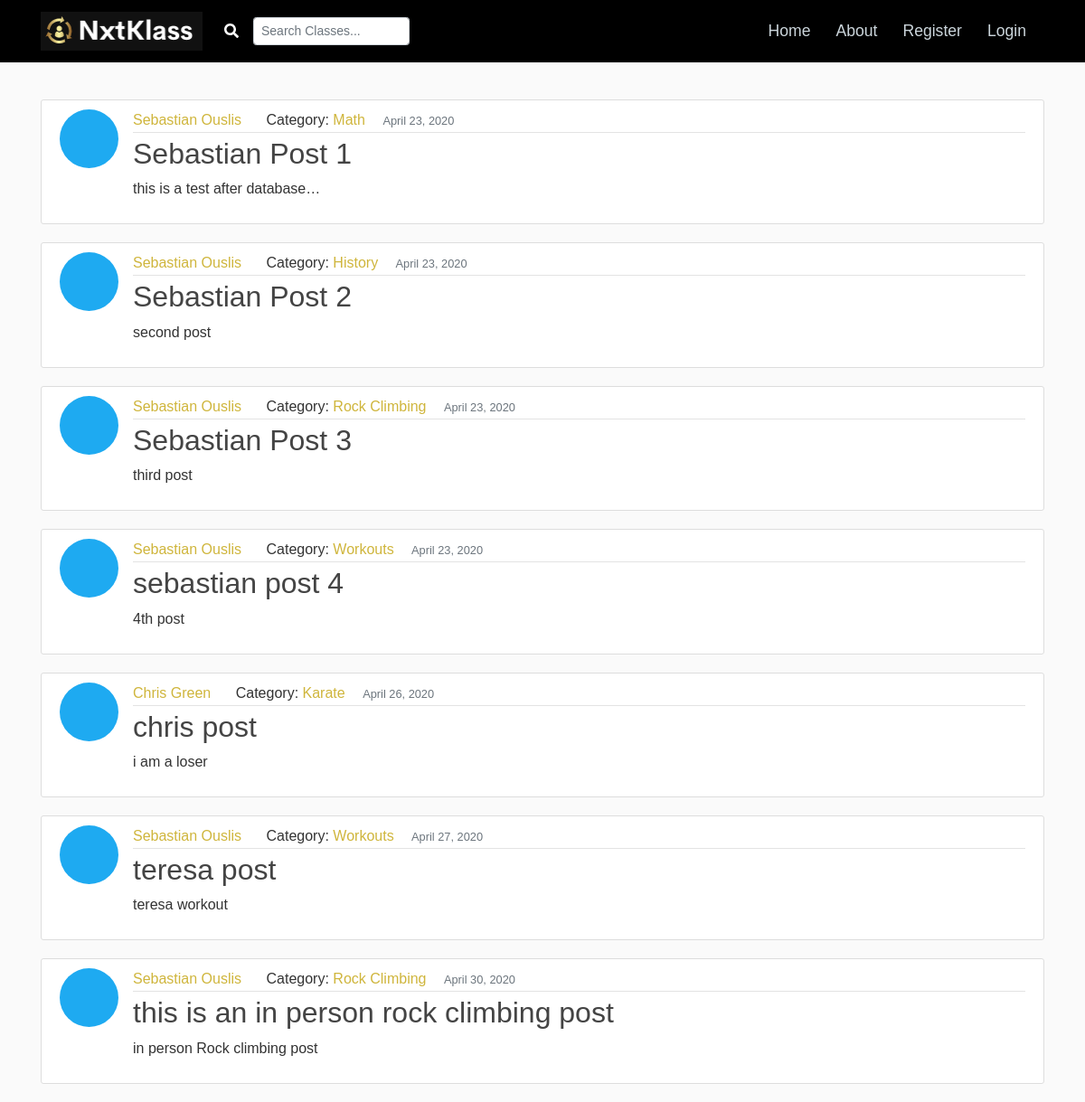
Before: / with the older database file.
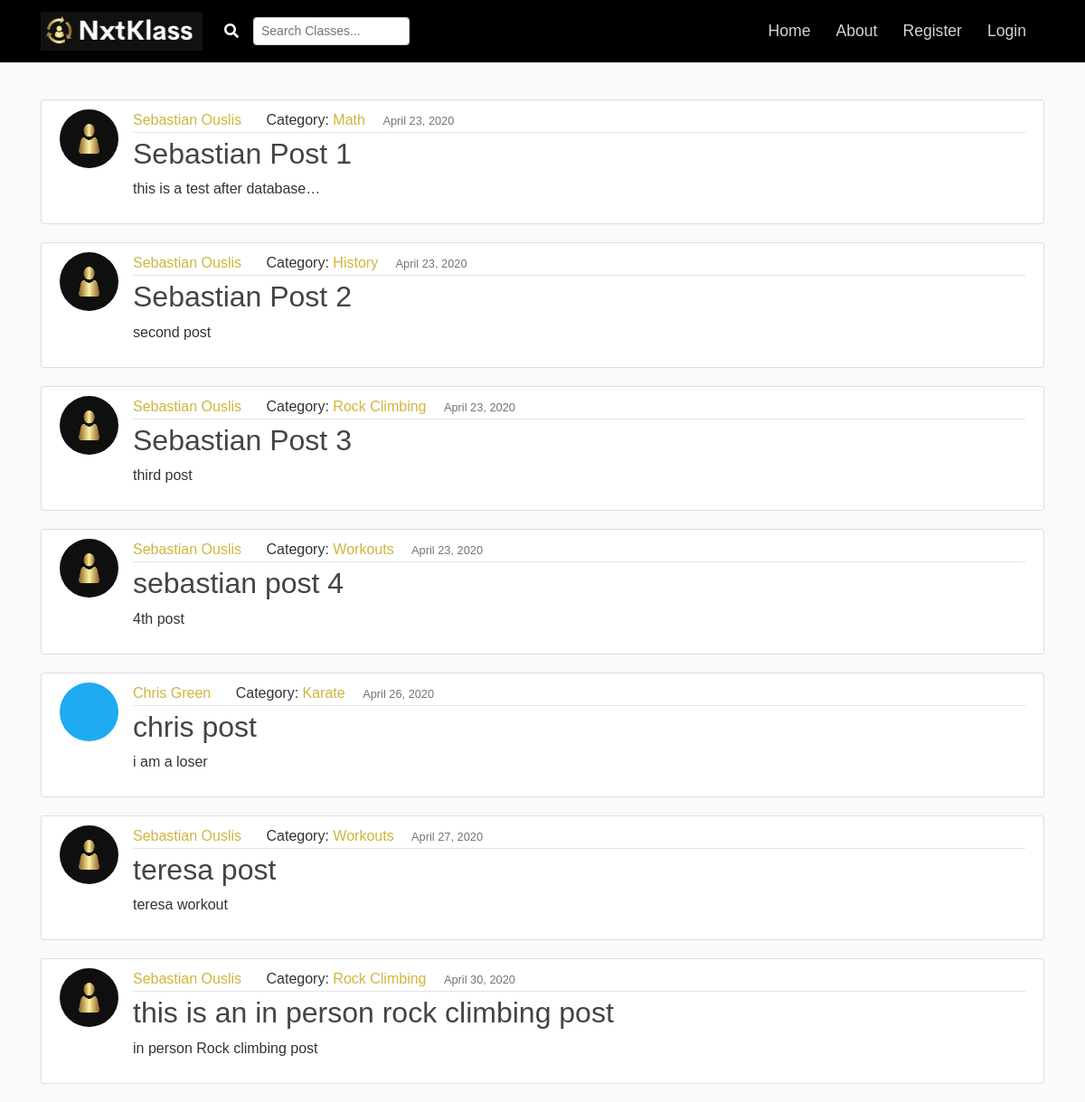
After: the same page with the newer database file.
### blog/models.py (models this page shows, shortened)
class Post(models.Model):
    title = models.CharField(max_length=100)
    content = models.TextField()
    date_posted = models.DateTimeField(default=timezone.now)
    author = models.ForeignKey(User, on_delete=models.CASCADE)
    author_profile = models.ForeignKey(Profile, null=True, default=None, on_delete=models.SET_DEFAULT)
    category = models.ForeignKey(Category, null=True, default=None, on_delete=models.SET_DEFAULT)
    is_purchase = models.BooleanField(default=False)
    type_of_class = models.ForeignKey(TypeOfClasses, null=True, default=None, on_delete=models.SET_DEFAULT)
    cost = models.DecimalField(max_digits=5, decimal_places=2, default=5.00, validators=[MinValueValidator(0.51)])
    initial_spots = models.PositiveIntegerField(default=1, validators=[MinValueValidator(1), MaxValueValidator(10)])
    spots_available = models.PositiveIntegerField(default=1, validators=[MinValueValidator(1), MaxValueValidator(10)])

class Category(models.Model):
    name = models.TextField()
    def __str__(self):
        return self.name

### users/models.py (models this page shows, shortened)
class Profile(models.Model):
    user = models.OneToOneField(User, on_delete=models.CASCADE)
    first_name = models.CharField(max_length=20, default='Alex')
    last_name = models.CharField(max_length=20, default='Green')
    instagram_handle = models.TextField(default='')
    youtube_channel = models.TextField(default='')
    image = models.ImageField(default='default_logo.PNG', upload_to='profile_pics')
    short_description = models.CharField(max_length=100, default='Add a short description of yourself')
    description = models.TextField(default='Add a description of your Skills and what you can offer as classes')

### blog/views.py (the view)
# urls.py: path('', PostListView.as_view(), name='blog-home'),
def home(request):
    context = {
        'posts': Post.objects.all()
    }
    return render(request, 'blog/home.html', context)

### blog/templates/blog/home.html (shortened to what this page needs)
{% extends "blog/base.html" %}
{% block content%}
    {% for post in posts %}
        <article class="media content-section">
          <img class="rounded-circle article-img" src="{{ post.author.profile.image.url }}">
          <div class="media-body">
            <div class="article-metadata">
              <a class="mr-2 userlink" href="{% url 'user-posts' post.author.username %}">{{ post.author_profile.first_name }} {{ post.author_profile.last_name }}</a>
              <a class="spacing">Category: </a>
                <a class="post-category" href="{% url 'post-category' post.category %}">{{ post.category }}</a>
              <div class="spacing">
                <small class="text-muted">{{ post.date_posted|date:"F d, Y" }}</small>
              </div>
            </div>
            <h2><a class="article-title" href="{% url 'post-detail' post.id %}">{{ post.title }}</a></h2>
            <p class="article-content">{{ post.content|truncatechars:30 }}</p>
          </div>
        </article>
    {% endfor %}
{% endblock content %}

### blog/templates/blog/base.html (shortened to what this page needs)
{% load static %}
<!DOCTYPE html>
<html>
<head>
    <link rel="stylesheet" href="https://maxcdn.bootstrapcdn.com/bootstrap/4.0.0/css/bootstrap.min.css">
    <link rel="stylesheet" type="text/css" href="{% static 'css/main.css'%}?{% now 'U' %}/">
</head>
<body {% block data_in_body %}{% endblock %}>
    <header class="site-header">
      <nav class="navbar navbar-expand-md navbar-dark bg-steel fixed-top">
        <div class="container">
          <a class="navbar-brand mr-4" href="{% url 'blog-home' %}"><img class="logoformat" src="{% static 'logoimg/logo2.png' %}"></a>
          <div class="collapse navbar-collapse" id="navbarToggle">
            <div class="search-container">
              <form class="form-inline">
                <i class="fas fa-search" aria-hidden="true"></i>
                <input class="form-control form-control-sm ml-3 w-75"type="text" placeholder="Search Classes..."
                aria-label="Search">
              </form>
            </div>
            <div class="navbar-nav ml-auto">
              <a class="nav-item nav-link" href="{% url 'blog-home' %}">Home</a>
              <a class="nav-item nav-link" href="{% url 'blog-about' %}">About</a>
            </div>
            <div class="navbar-nav">
                {% if user.is_authenticated %}
                    <a class="nav-item nav-link" href="{% url 'post-create' %}">New Post</a>
                    <a class="nav-item nav-link" href="{% url 'profile' %}">Profile</a>
                    <a class="nav-item nav-link" href="{% url 'logout' %}">Logout</a>
                {% else %}
                    <a class="nav-item nav-link" href="{% url 'register' %}">Register</a>
                    <a class="nav-item nav-link" href="{% url 'login' %}">Login</a>
                {% endif %}
            </div>
          </div>
        </div>
      </nav>
    </header>
    <main role="main" class="container">
      <div class="row">
        <div class="col-md-12">
            {% block content %}{% endblock %}
        </div>
      </div>
    </main>
</body>
</html>

### blog/static/css/main.css (style rules this page uses)
body { background: #fafafa; color: #333333; margin-top: 5rem; padding-top: 30px; font-family: 'Poppins', sans-serif; }
h1, h2, h3, h4, h5, h6 { color: #444444; }
.bg-steel { background-color: #000000; }
.site-header .navbar-nav .nav-link { color: #cbd5db; padding-right: 20px; font-size: 1.1em !important; }
.logoformat { height: 43px; width: 179px; }
.fa-search { color: #ffffff; }
.search-container { padding-left: 0px; }
.content-section { background: #ffffff; padding: 10px 20px; border: 1px solid #dddddd; border-radius: 3px; margin-bottom: 20px; }
.article-title { color: #444444; }
.article-content { white-space: pre-line; }
.article-img { height: 65px; width: 65px; margin-right: 16px; }
.article-metadata { padding-bottom: 1px; margin-bottom: 4px; border-bottom: 1px solid #e3e3e3 }
.userlink { color: #CFB53B; }
.spacing { display:inline-block; margin-left: 15px; }
.post-category { color: #CFB53B; }

Changed rows visible on the page:
changed through a linked row, Post "Sebastian Post 1": author.profile.image: a different picture
changed through a linked row, Post "Sebastian Post 2": author.profile.image: a different picture
changed through a linked row, Post "Sebastian Post 3": author.profile.image: a different picture
changed through a linked row, Post "sebastian post 4": author.profile.image: a different picture
changed through a linked row, Post "teresa post": author.profile.image: a different picture
changed through a linked row, Post "this is an in person rock climbing post": author.profile.image: a different picture
